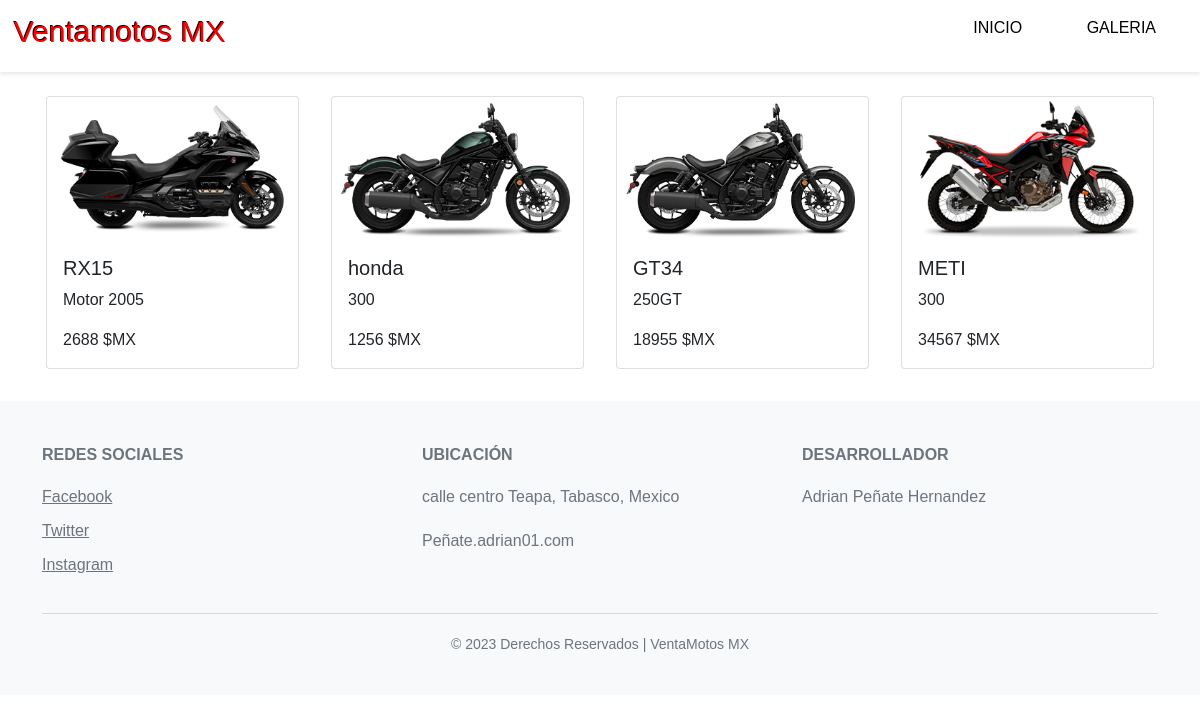
Page /galeria/ on the committed database.
### galeria/models.py (models this page shows, shortened)
class Galeria(models.Model):
    imagen = models.ImageField(upload_to='motosicleta')
    titulo = models.CharField(max_length=20)
    descripcion = models.CharField(max_length=20)
    precio = models.IntegerField()
    creado=models.DateTimeField(auto_now_add=True)
    actualizado=models.DateTimeField(auto_now_add=True)
    class Meta:
        verbose_name='galeria'
        verbose_name_plural='galerias'

### galeria/views.py (the view)
# urls.py: path('galeria/', include('galeria.urls')),
def galeria(request):
    galeria=Galeria.objects.all()
    return render(request, 'templates/galeria.html', {"galerias": galeria})

### templates/galeria.html
{% extends 'templates/base.html' %}
{% load static %}
{% block content %}
    <main class="catalago">
        <div class="container">
            <div class="row">
              {% for galeria in galerias %}
              <div class="col-md-3 p-3 degradado">
                <div class="card">
                  <img src="{{galeria.imagen.url}}" class="card-img-top" alt="imagen del producto">
                  <div class="card-body">
                    <h5 class="card-title">{{galeria.titulo}}</h5>
                    <p class="card-text">{{galeria.descripcion}}</p>
                    <p class="card-text">{{galeria.precio}}&nbsp;$MX</p>
                  </div>
                </div>
              </div>
              {% endfor %}
            </div>
        </div>
    </main>
    {% endblock content %}

### templates/base.html (shortened to what this page needs)
{% load static %}
<!DOCTYPE html>
<html lang="en">
<head>
    <link rel="stylesheet" href="./">
    <link rel="stylesheet" type="text/css" href="{% static 'css/bootstrap.min.css' %}">
    <link rel="stylesheet" type="text/css" href="{% static 'css/maqueta.css' %}">
</head>
<body>
    <header>
		<div class="logo">
			<h1>Ventamotos MX</h1>
		</div>
		<nav>
			<ul class="nav-links">
				<li><a href="{% url 'inicio' %}">INICIO</a></li>
				<li><a href="{% url 'galeria' %}">GALERIA</a></li>
			</ul>
		</nav>
	</header>
    {% block content %}
    {% endblock content %}
    <footer class="mt-3">
        <div class="container mt-4">
          <div class="row">
            <div class="col-sm-6 col-md-4">
              <h5>Redes Sociales</h5>
              <ul class="list-unstyled">
                <li><a href="#">Facebook</a></li>
                <li><a href="#">Twitter</a></li>
                <li><a href="#">Instagram</a></li>
              </ul>
            </div>
            <div class="col-sm-6 col-md-4">
              <h5>Ubicación</h5>
              <p>calle centro Teapa, Tabasco, Mexico</p>
              <p>Peñate.adrian01.com</p>
            </div>
            <div class="col-md-4">
              <h5>Desarrollador</h5>
              <p>Adrian Peñate Hernandez</p>
            </div>
          </div>
          <div class="row">
            <div class="col-md-12">
              <hr>
              <p class="text-center">© 2023 Derechos Reservados | VentaMotos MX</p>
            </div>
          </div>
        </div>
      </footer>
</body>
</html>

### static/css/maqueta.css (style rules this page uses)
* { margin: 0; padding: 0; box-sizing: border-box; }
body { font-family: sans-serif; }
header { display: flex; justify-content: space-between; align-items: center; padding: 14px; background-color: #ffffff; position: fixed; top: 0; left: 0; width: 100%; z-index: 1; box-shadow: 0 2px 4px rgba(0, 0, 0, 0.1); }
.logo h1 { font-size: 30px; font-family: Impact, Haettenschweiler, 'Arial Narrow Bold', sans-serif; color: #ff0000; text-shadow: -1px -1px 0 #000000; }
nav { flex: 1; text-align: right; }
.nav-links { display: inline-block; list-style: none; }
.nav-links li { display: inline-block; margin: 0 10px; }
.nav-links li a { padding: 20px; font-family: Arial, Helvetica, sans-serif; color: #000000; text-decoration: none; }
footer { background-color: #f8f9fa; color: #6c757d; padding: 20px 0; }
footer h5 { font-size: 16px; font-weight: 700; text-transform: uppercase; margin-bottom: 20px; }
footer ul li { list-style: none; margin-bottom: 10px; }
footer ul li a { color: #6c757d; }
footer p { margin-bottom: 20px; }
footer hr { border-top: 1px solid #6c757d; margin-top: 20px; margin-bottom: 20px; }
footer p.text-center { font-size: 14px; }
.catalago { margin-top: 80px; }
.card-img-top { cursor: pointer; }

### rows in the picture
Galeria: imagen (picture), titulo "RX15", descripcion "Motor 2005", precio "2688"
Galeria: imagen (picture), titulo "honda", descripcion "300", precio "1256"
Galeria: imagen (picture), titulo "GT34", descripcion "250GT", precio "18955"
Galeria: imagen (picture), titulo "METI", descripcion "300", precio "34567"
